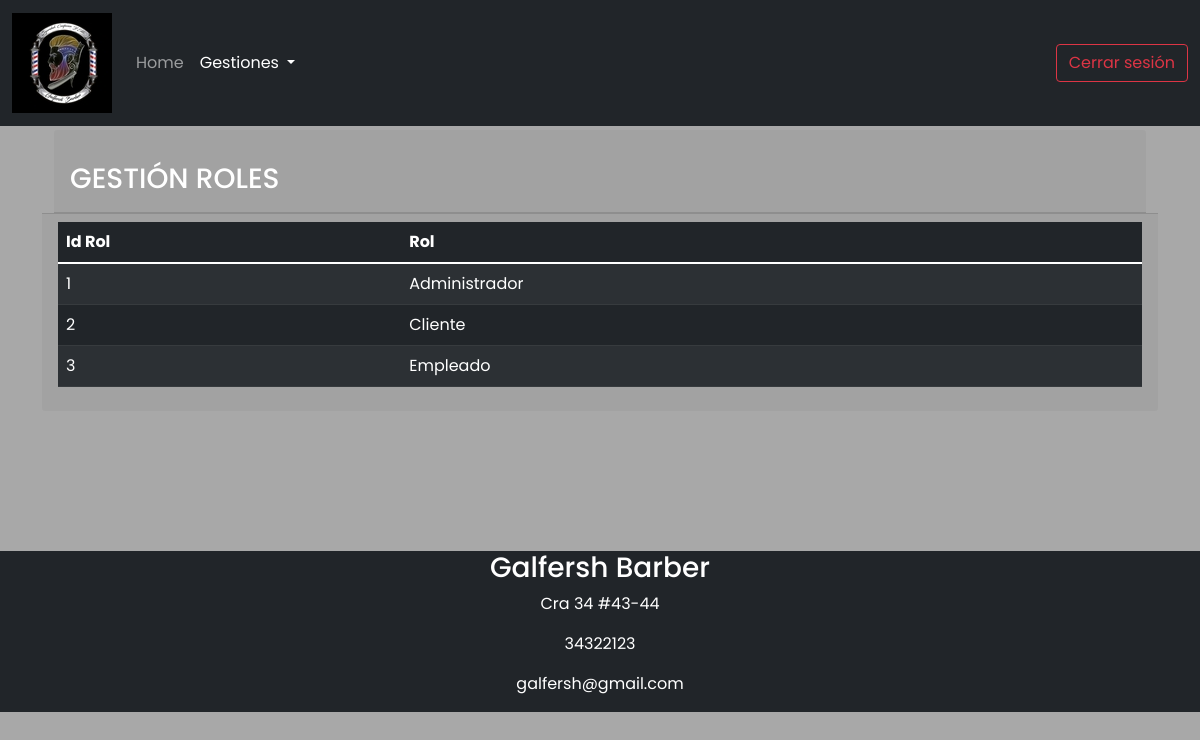
/roles/gestionR.php (signed in), run on the app's committed database.
### tables this page shows
CREATE TABLE `roles` (
  `idRoles` int(11) NOT NULL,
  `Rol` varchar(45) NOT NULL
);

### roles/gestionR.php (the view, shortened to what this page needs)
<?php
include("../Class/class_roles.php");
if (isset($_SESSION['usuario']) && $_SESSION['rol'] == 3 || $_SESSION['rol'] == 2) {
    echo "
    <script type = 'text/javascript'>
    Swal.fire({
        title: 'Error!',
        text: 'Usuario no autorizado',
        icon: 'error',
        showClass: {
            popup: 'animate__animated animate__fadeInDown'
          },
          hideClass: {
            popup: 'animate__animated animate__fadeOutUp'
          }
    }).then((result)=>{
            if(result.value){
                window.location ='../Home.php';
            }
        });
    </script>
";
} else {
?>
    <!doctype html>
    <html lang="es">
    <html>
    <head>
        <link rel="stylesheet" language="javascript" href="../bootstrap/css/bootstrap.min.css">
        <link rel="stylesheet" href="../sw/dist/sweetalert2.min.css">
        <link rel="stylesheet" href="../CSS/Style.css">
    </head>
    <body>
        <nav class="navbar navbar-dark bg-dark navbar-expand-lg fixed-top">
            <div class="container-fluid">
                <a class="navbar-brand" href="../Home.php">
                    <img src="../Images/LogoPequeño.jpg" alt="" width="100" height="100">
                </a>
                <div class="collapse navbar-collapse" id="navbarSupportedContent">
                    <ul class="navbar-nav me-auto mb-2 mb-lg-0">
                        <li class="nav-item">
                            <a class="nav-link" aria-current="page" href="../Home.php">Home</a>
                        </li>
                        <div class="collapse navbar-collapse" id="navbarNavDarkDropdown2">
                            <ul class="navbar-nav">
                                <li class="nav-item dropdown ">
                                    <a class="nav-link dropdown-toggle active" href="#" id="nav2" role="button" data-bs-toggle="dropdown" aria-expanded="false">
                                        Gestiones
                                    </a>
                                </li>
                            </ul>
                        </div>
                    </ul>
                    <a type="button" class="btn btn-outline-danger" href="../logout.php">Cerrar sesión</a>
                </div>
            </div>
        </nav>
        <div class="container posicion-footer">
            <?php
            $roles = new roles();
            $reg = $roles->Mostrar();
            ?>
            <div class="posicion">
                <div class="container">
                    <div class="card-header ">
                        <br>
                        <h3 class="text-white">GESTIÓN ROLES</h3>
                    </div>
                </div>
                <div class="card-footer table-responsive">
                    <table class="table table-dark table-striped">
                        <thead>
                            <tr>
                                <th>Id Rol</th>
                                <th>Rol</th>
                            </tr>
                        </thead>
                        <?php
                        for ($i = 0; $i < count($reg); $i++) {
                            echo "<tr>";
                            echo "<td>" . $reg[$i]['idRoles'] . "</td>";
                            echo "<td>" . $reg[$i]['Rol'] . "</td>";
                            echo "</tr>";
                        }
                        ?>
                    </table>
                </div>
            </div>
        </div>
        <footer class="bg bg-dark text-white">
            <div class="row">
                <div class="centrar">
                    <address>
                        <h3>Galfersh Barber</h3>
                        <p> <span class="oi oi-home footer-address-icon"></span>Cra 34 #43-44</p>
                        <p><span class="oi oi-phone footer-address-icon"></span>34322123</p>
                        <p><span class="oi oi-inbox footer-address-icon"></span>galfersh@gmail.com</p>
                    </address>
                </div>
            </div>
        </footer>
    </body>
    </html>
<?php
}
?>

### CSS/Style.css (style rules this page uses)
.centrar { justify-content: center; text-align: center; }
nav { position: fixed; }
* { font-family: 'Josefin Sans', sans-serif; font-family: 'Outfit', sans-serif; font-family: 'Poppins', sans-serif; }
.posicion { margin-top: 130px; margin-bottom: 0px; }
.posicion-footer { margin-top: 0px; margin-bottom: 140px; }
body { background-color: #A8A8A8; font-family: 'Roboto', sans-serif; }

### data on the page
roles: idRoles "1", Rol "Administrador"
roles: idRoles "2", Rol "Cliente"
roles: idRoles "3", Rol "Empleado"
